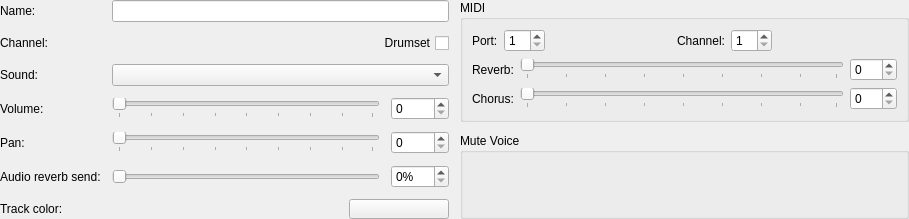
<?xml version="1.0" encoding="UTF-8"?>
<ui version="4.0">
 <class>MixerDetails</class>
 <widget class="QWidget" name="MixerDetails">
  <property name="geometry">
   <rect>
    <x>0</x>
    <y>0</y>
    <width>909</width>
    <height>196</height>
   </rect>
  </property>
  <layout class="QHBoxLayout" name="horizontalLayout">
   <property name="leftMargin">
    <number>0</number>
   </property>
   <property name="topMargin">
    <number>0</number>
   </property>
   <property name="rightMargin">
    <number>0</number>
   </property>
   <property name="bottomMargin">
    <number>0</number>
   </property>
   <item>
    <layout class="QGridLayout" name="gridLayout_4">
     <property name="horizontalSpacing">
      <number>11</number>
     </property>
     <property name="verticalSpacing">
      <number>0</number>
     </property>
     <item row="0" column="3">
      <layout class="QGridLayout" name="gridLayout" rowstretch="0,0">
       <property name="spacing">
        <number>11</number>
       </property>
       <item row="0" column="0">
        <widget class="QGroupBox" name="groupBox">
         <property name="toolTip">
          <string>MIDI OUT controllers</string>
         </property>
         <property name="title">
          <string notr="true">MIDI</string>
         </property>
         <layout class="QVBoxLayout" name="verticalLayout">
          <item>
           <layout class="QGridLayout" name="gridLayout_5">
            <item row="2" column="0">
             <widget class="QLabel" name="labelChorus">
              <property name="text">
               <string>Chorus:</string>
              </property>
             </widget>
            </item>
            <item row="1" column="1">
             <widget class="QSlider" name="reverbSlider">
              <property name="minimumSize">
               <size>
                <width>75</width>
                <height>0</height>
               </size>
              </property>
              <property name="toolTip">
               <string>MIDI OUT reverb</string>
              </property>
              <property name="maximum">
               <number>127</number>
              </property>
              <property name="pageStep">
               <number>16</number>
              </property>
              <property name="orientation">
               <enum>Qt::Horizontal</enum>
              </property>
              <property name="tickPosition">
               <enum>QSlider::TicksBelow</enum>
              </property>
             </widget>
            </item>
            <item row="2" column="1">
             <widget class="QSlider" name="chorusSlider">
              <property name="minimumSize">
               <size>
                <width>75</width>
                <height>0</height>
               </size>
              </property>
              <property name="toolTip">
               <string>MIDI OUT chorus</string>
              </property>
              <property name="maximum">
               <number>127</number>
              </property>
              <property name="orientation">
               <enum>Qt::Horizontal</enum>
              </property>
              <property name="tickPosition">
               <enum>QSlider::TicksBelow</enum>
              </property>
              <property name="tickInterval">
               <number>16</number>
              </property>
             </widget>
            </item>
            <item row="0" column="0" colspan="3">
             <layout class="QGridLayout" name="gridLayout_3">
              <item row="0" column="5">
               <spacer name="horizontalSpacer_2">
                <property name="orientation">
                 <enum>Qt::Horizontal</enum>
                </property>
                <property name="sizeHint" stdset="0">
                 <size>
                  <width>40</width>
                  <height>20</height>
                 </size>
                </property>
               </spacer>
              </item>
              <item row="0" column="1">
               <widget class="QSpinBox" name="portSpinBox">
                <property name="toolTip">
                 <string>MIDI port number</string>
                </property>
                <property name="minimum">
                 <number>1</number>
                </property>
                <property name="maximum">
                 <number>16</number>
                </property>
               </widget>
              </item>
              <item row="0" column="3">
               <widget class="QLabel" name="labelChannel_2">
                <property name="text">
                 <string>Channel:</string>
                </property>
               </widget>
              </item>
              <item row="0" column="4">
               <widget class="QSpinBox" name="channelSpinBox">
                <property name="toolTip">
                 <string>MIDI channel number</string>
                </property>
                <property name="minimum">
                 <number>1</number>
                </property>
                <property name="maximum">
                 <number>16</number>
                </property>
               </widget>
              </item>
              <item row="0" column="0">
               <widget class="QLabel" name="labelPort">
                <property name="text">
                 <string>Port:</string>
                </property>
               </widget>
              </item>
              <item row="0" column="2">
               <spacer name="horizontalSpacer">
                <property name="orientation">
                 <enum>Qt::Horizontal</enum>
                </property>
                <property name="sizeHint" stdset="0">
                 <size>
                  <width>40</width>
                  <height>20</height>
                 </size>
                </property>
               </spacer>
              </item>
             </layout>
            </item>
            <item row="1" column="0">
             <widget class="QLabel" name="labelReverb">
              <property name="text">
               <string>Reverb:</string>
              </property>
             </widget>
            </item>
            <item row="1" column="2">
             <widget class="QDoubleSpinBox" name="reverbSpinBox">
              <property name="toolTip">
               <string>MIDI OUT reverb</string>
              </property>
              <property name="decimals">
               <number>0</number>
              </property>
              <property name="maximum">
               <double>127.000000000000000</double>
              </property>
             </widget>
            </item>
            <item row="2" column="2">
             <widget class="QDoubleSpinBox" name="chorusSpinBox">
              <property name="toolTip">
               <string>MIDI OUT chorus</string>
              </property>
              <property name="decimals">
               <number>0</number>
              </property>
              <property name="maximum">
               <double>127.000000000000000</double>
              </property>
             </widget>
            </item>
           </layout>
          </item>
         </layout>
        </widget>
       </item>
       <item row="1" column="0">
        <widget class="QGroupBox" name="mutePerVoiceBox">
         <property name="sizePolicy">
          <sizepolicy hsizetype="Minimum" vsizetype="Expanding">
           <horstretch>0</horstretch>
           <verstretch>0</verstretch>
          </sizepolicy>
         </property>
         <property name="title">
          <string>Mute Voice</string>
         </property>
         <layout class="QVBoxLayout" name="verticalLayout_2">
          <property name="spacing">
           <number>0</number>
          </property>
          <property name="leftMargin">
           <number>0</number>
          </property>
          <property name="topMargin">
           <number>0</number>
          </property>
          <property name="rightMargin">
           <number>0</number>
          </property>
          <property name="bottomMargin">
           <number>0</number>
          </property>
          <item>
           <layout class="QHBoxLayout" name="horizontalLayout_2">
            <item>
             <layout class="QVBoxLayout" name="mutePerVoiceArea">
              <property name="spacing">
               <number>0</number>
              </property>
              <property name="leftMargin">
               <number>11</number>
              </property>
              <property name="topMargin">
               <number>11</number>
              </property>
              <property name="rightMargin">
               <number>11</number>
              </property>
              <property name="bottomMargin">
               <number>11</number>
              </property>
             </layout>
            </item>
            <item>
             <spacer name="horizontalSpacer_3">
              <property name="orientation">
               <enum>Qt::Horizontal</enum>
              </property>
              <property name="sizeHint" stdset="0">
               <size>
                <width>40</width>
                <height>20</height>
               </size>
              </property>
             </spacer>
            </item>
           </layout>
          </item>
         </layout>
        </widget>
       </item>
      </layout>
     </item>
     <item row="0" column="2">
      <layout class="QGridLayout" name="gridLayout_2">
       <property name="spacing">
        <number>11</number>
       </property>
       <item row="4" column="2" rowspan="2">
        <widget class="QDoubleSpinBox" name="volumeSpinBox">
         <property name="toolTip">
          <string>Volume</string>
         </property>
         <property name="decimals">
          <number>0</number>
         </property>
         <property name="maximum">
          <double>127.000000000000000</double>
         </property>
        </widget>
       </item>
       <item row="4" column="0" rowspan="2">
        <widget class="QLabel" name="labelVolume">
         <property name="text">
          <string>Volume:</string>
         </property>
        </widget>
       </item>
       <item row="6" column="2">
        <widget class="QDoubleSpinBox" name="panSpinBox">
         <property name="toolTip">
          <string>Pan</string>
         </property>
         <property name="decimals">
          <number>0</number>
         </property>
         <property name="minimum">
          <double>0.000000000000000</double>
         </property>
         <property name="maximum">
          <double>127.000000000000000</double>
         </property>
        </widget>
       </item>
       <item row="1" column="0">
        <widget class="QLabel" name="labelChannel">
         <property name="text">
          <string>Channel:</string>
         </property>
        </widget>
       </item>
       <item row="2" column="0" rowspan="2">
        <widget class="QLabel" name="labelPatch">
         <property name="text">
          <string>Sound:</string>
         </property>
        </widget>
       </item>
       <item row="4" column="1" rowspan="2">
        <widget class="QSlider" name="volumeSlider">
         <property name="minimumSize">
          <size>
           <width>75</width>
           <height>0</height>
          </size>
         </property>
         <property name="toolTip">
          <string>Volume</string>
         </property>
         <property name="styleSheet">
          <string notr="true"/>
         </property>
         <property name="minimum">
          <number>0</number>
         </property>
         <property name="maximum">
          <number>127</number>
         </property>
         <property name="pageStep">
          <number>16</number>
         </property>
         <property name="orientation">
          <enum>Qt::Horizontal</enum>
         </property>
         <property name="tickPosition">
          <enum>QSlider::TicksBelow</enum>
         </property>
         <property name="tickInterval">
          <number>16</number>
         </property>
        </widget>
       </item>
       <item row="0" column="1" colspan="2">
        <widget class="QLineEdit" name="partNameLineEdit">
         <property name="toolTip">
          <string>Part name</string>
         </property>
        </widget>
       </item>
       <item row="1" column="1" colspan="2">
        <layout class="QHBoxLayout" name="horizontalLayout_4">
         <item>
          <widget class="QLabel" name="channelLabel">
           <property name="toolTip">
            <string>Channel name</string>
           </property>
           <property name="text">
            <string/>
           </property>
          </widget>
         </item>
         <item>
          <widget class="QCheckBox" name="drumkitCheck">
           <property name="sizePolicy">
            <sizepolicy hsizetype="Preferred" vsizetype="Fixed">
             <horstretch>0</horstretch>
             <verstretch>0</verstretch>
            </sizepolicy>
           </property>
           <property name="layoutDirection">
            <enum>Qt::RightToLeft</enum>
           </property>
           <property name="text">
            <string>Drumset</string>
           </property>
          </widget>
         </item>
        </layout>
       </item>
       <item row="0" column="0">
        <widget class="QLabel" name="labelName">
         <property name="text">
          <string>Name:</string>
         </property>
        </widget>
       </item>
       <item row="7" column="0">
        <widget class="QLabel" name="labelAudioReverbSend">
         <property name="text">
          <string>Audio reverb send:</string>
         </property>
         <property name="buddy">
          <cstring>audioReverbSendSpinBox</cstring>
         </property>
        </widget>
       </item>
       <item row="7" column="1">
        <widget class="QSlider" name="audioReverbSendSlider">
         <property name="minimumSize">
          <size><width>75</width><height>0</height></size>
         </property>
         <property name="toolTip">
          <string>Send this instrument to the shared audio reverb. Requires the isolated FluidSynth 2 backend.</string>
         </property>
         <property name="maximum"><number>100</number></property>
         <property name="pageStep"><number>10</number></property>
         <property name="orientation"><enum>Qt::Horizontal</enum></property>
        </widget>
       </item>
       <item row="7" column="2">
        <widget class="QDoubleSpinBox" name="audioReverbSendSpinBox">
         <property name="toolTip">
          <string>Send this instrument to the shared audio reverb. Requires the isolated FluidSynth 2 backend.</string>
         </property>
         <property name="decimals"><number>0</number></property>
         <property name="maximum"><double>100.000000000000000</double></property>
         <property name="suffix"><string>%</string></property>
        </widget>
       </item>
       <item row="6" column="0">
        <widget class="QLabel" name="labelPan">
         <property name="text">
          <string>Pan:</string>
         </property>
        </widget>
       </item>
       <item row="6" column="1">
        <widget class="QSlider" name="panSlider">
         <property name="minimumSize">
          <size>
           <width>75</width>
           <height>0</height>
          </size>
         </property>
         <property name="toolTip">
          <string>Pan</string>
         </property>
         <property name="minimum">
          <number>0</number>
         </property>
         <property name="maximum">
          <number>127</number>
         </property>
         <property name="pageStep">
          <number>16</number>
         </property>
         <property name="orientation">
          <enum>Qt::Horizontal</enum>
         </property>
         <property name="tickPosition">
          <enum>QSlider::TicksBelow</enum>
         </property>
         <property name="tickInterval">
          <number>16</number>
         </property>
        </widget>
       </item>
       <item row="2" column="1" rowspan="2" colspan="2">
        <widget class="QComboBox" name="patchCombo">
         <property name="sizePolicy">
          <sizepolicy hsizetype="Expanding" vsizetype="Fixed">
           <horstretch>0</horstretch>
           <verstretch>0</verstretch>
          </sizepolicy>
         </property>
         <property name="minimumSize">
          <size>
           <width>100</width>
           <height>0</height>
          </size>
         </property>
         <property name="toolTip">
          <string>Sound name</string>
         </property>
        </widget>
       </item>
       <item row="8" column="0" colspan="3">
        <layout class="QHBoxLayout" name="horizontalLayout_3">
         <item>
          <widget class="QLabel" name="labelColor">
           <property name="sizePolicy">
            <sizepolicy hsizetype="Expanding" vsizetype="Preferred">
             <horstretch>0</horstretch>
             <verstretch>0</verstretch>
            </sizepolicy>
           </property>
           <property name="text">
            <string>Track color:</string>
           </property>
          </widget>
         </item>
         <item>
          <spacer name="horizontalSpacer_4">
           <property name="orientation">
            <enum>Qt::Horizontal</enum>
           </property>
           <property name="sizeHint" stdset="0">
            <size>
             <width>40</width>
             <height>20</height>
            </size>
           </property>
          </spacer>
         </item>
         <item>
          <widget class="Awl::ColorLabel" name="trackColorLabel">
           <property name="minimumSize">
            <size>
             <width>100</width>
             <height>20</height>
            </size>
           </property>
           <property name="toolTip">
            <string>Track color</string>
           </property>
          </widget>
         </item>
        </layout>
       </item>
      </layout>
     </item>
    </layout>
   </item>
  </layout>
 </widget>
 <customwidgets>
  <customwidget>
   <class>Awl::ColorLabel</class>
   <extends>QPushButton</extends>
   <header>awl/colorlabel.h</header>
   <container>1</container>
  </customwidget>
 </customwidgets>
 <resources/>
 <connections/>
</ui>
